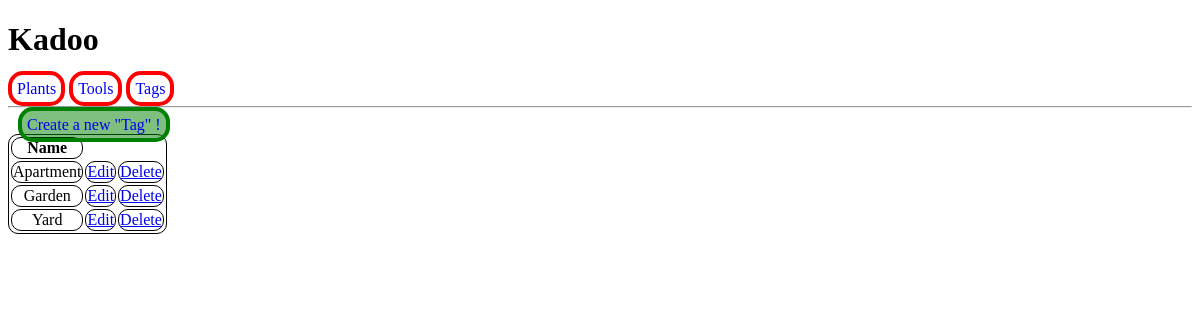
The page /tags/ on the database as committed earlier.
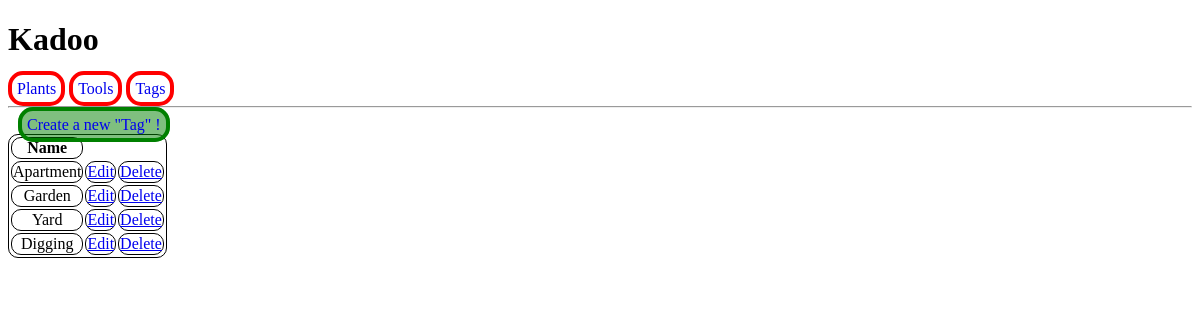
The same page on the database as committed later.
### Backend/models.py (models this page shows, shortened)
class Tag(models.Model):
    id = models.UUIDField(default = uuid.uuid4, unique = True, primary_key = True, editable = False)
    name = models.CharField(max_length = 50, unique = True)
    usage = models.CharField(max_length = 50, null = True, blank = True)
    created = models.DateTimeField(auto_now_add = True)
    modified = models.DateField(auto_now = True)

### Backend/views.py (the view)
# urls.py: path('tags/', views.tagPage, name='tags'),
def tagPage(request):
    tags = Tag.objects.all()
    context = {'tags':tags}
    return render(request, 'Backend/tagsTable.html', context)

### Backend/templates/Backend/tagsTable.html
{% extends 'main.html' %}
{% block content %}
<a class="btn" href="{% url 'createTag' %}">Create a new "Tag" !</a>
<table>
    <tr>
        <th>Name</th>
    </tr>
    {% for tag in tags %}
    <tr>
        <td>{{tag.name}}</td>
        <td><a href="{% url 'updateTag' tag.id %}">Edit</a></td>
        <td><a href="{% url 'deleteTag' tag.id %}">Delete</a></td>
    </tr>
    {% endfor %}
</table>
{% endblock content %}

### templates/main.html (shortened to what this page needs)
<!DOCTYPE html>
{% load static %}
<html lang="en">
<head>
    <link rel="stylesheet" type="text/css" media="screen" href='{% static 'styles/main.css' %}'>
</head>
<body>
    <h1>Kadoo</h1>
    {% include "nav.html" %}
    <hr>
    {% block content %}
    {% endblock content %}
</body>
</html>

### templates/nav.html
<a class="nav" href="/plants">Plants</a>
<a class="nav" href="/tools">Tools</a>
<a class="nav" href="/tags">Tags</a>

### static/styles/main.css (style rules this page uses)
a.nav { padding: 5px; border: 4px solid red; border-radius: 15px; text-decoration: none; }
table, th, td { border: 1px solid black; border-radius: 10px; text-align: center; }
a.btn { padding: 5px; margin: 10px; border: 4px solid green; background-color: rgba(0,128,0,0.5); border-radius: 15px; text-decoration: none; }

Rows that differ between the two databases and show on the page:
added Tag: name "Digging"
